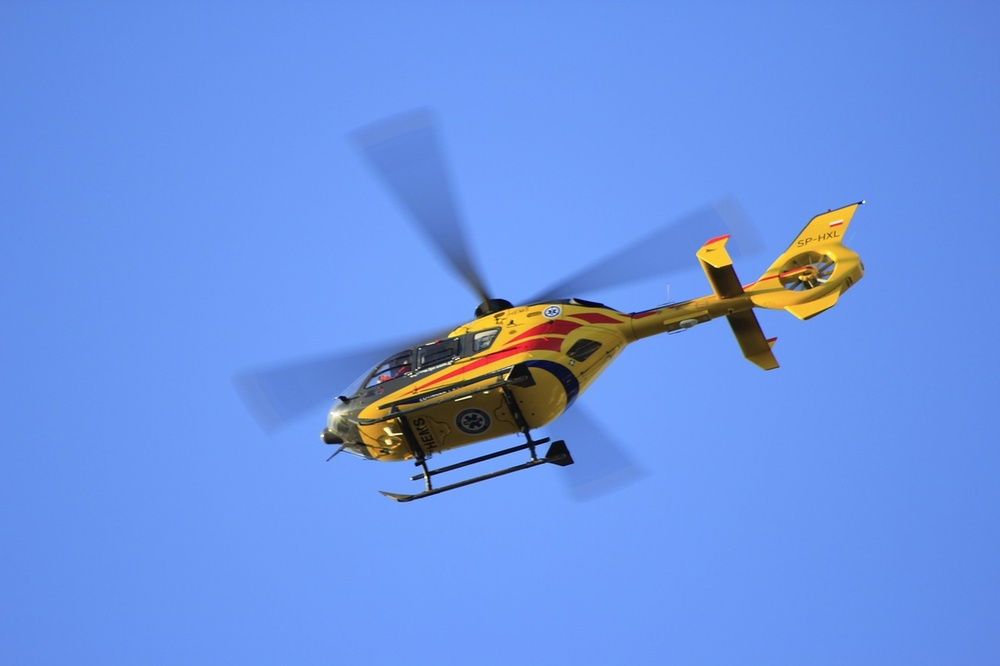
#> input picture Dosyalar/heli.jpg, 1000 x 666 px, shrunk from 1280 x 853 before the run, found by its file name
$ python openCv-8_Morfolojik_Islemler.py
#> lines starting #> are read from the running program, lines starting #| are printed output that depends on the picture
# -*- coding: utf-8 -*-
"""
Created on Sun Apr  5 12:56:36 2020

@author: tdenizgez
"""

import cv2
import numpy as np

"""
https://docs.opencv.org/trunk/d9/d61/tutorial_py_morphological_ops.html
 Morphological transformations are some simple operations based on the image shape.
 It is normally performed on binary images.
 It needs two inputs, one is our original image, second one is called structuring element or kernel
 which decides the nature of operation.
 Two basic morphological operators are Erosion and Dilation.
 Then its variant forms like Opening, Closing, Gradient etc also comes into play.

"""

img = cv2.imread("C:\\Users\\tdenizgez\\Desktop\\OpenCv\\Dosyalar\\heli.jpg",0)
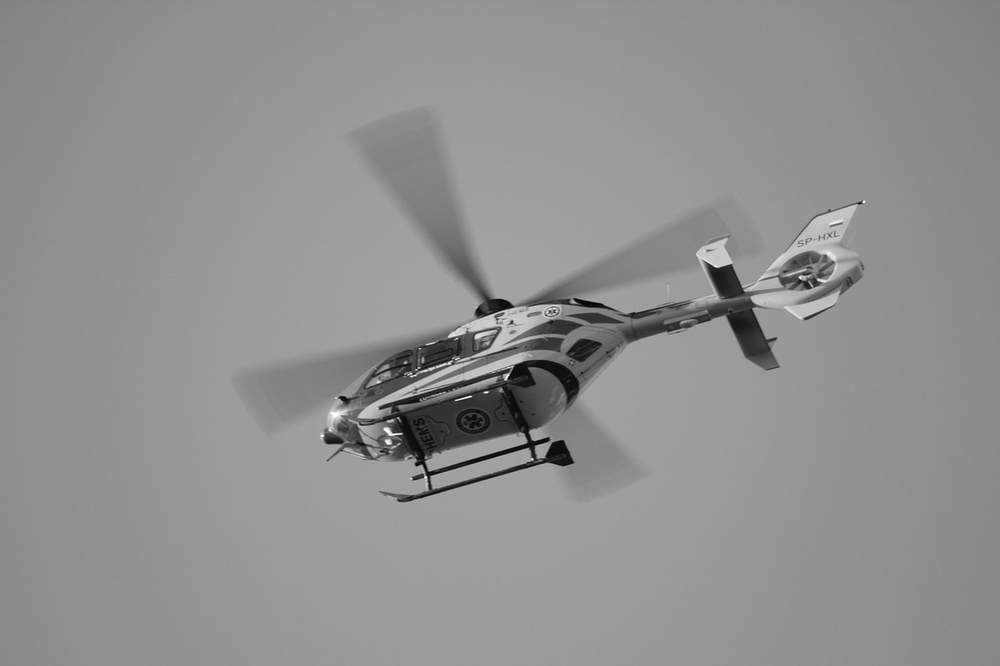
#> img: shape (666, 1000); min 2, max 255, mean 144.5
kernel = np.ones((5,5),np.uint8)
erosion = cv2.erode(img,kernel,iterations=1) #Resme inceltme islemi gerceklestirir
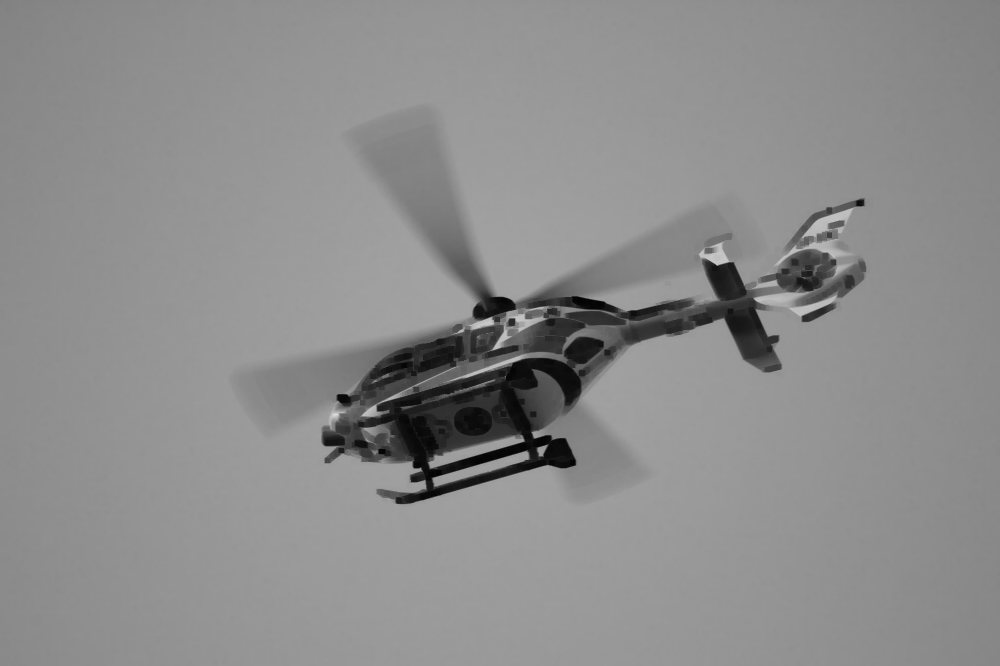
#> erosion: shape (666, 1000); min 2, max 227, mean 140.5


kernel_1 = np.ones((5,5),np.uint8)
dilation = cv2.dilate(img,kernel,iterations=1) #Resme kalınlaştırma islemi gerceklestirir
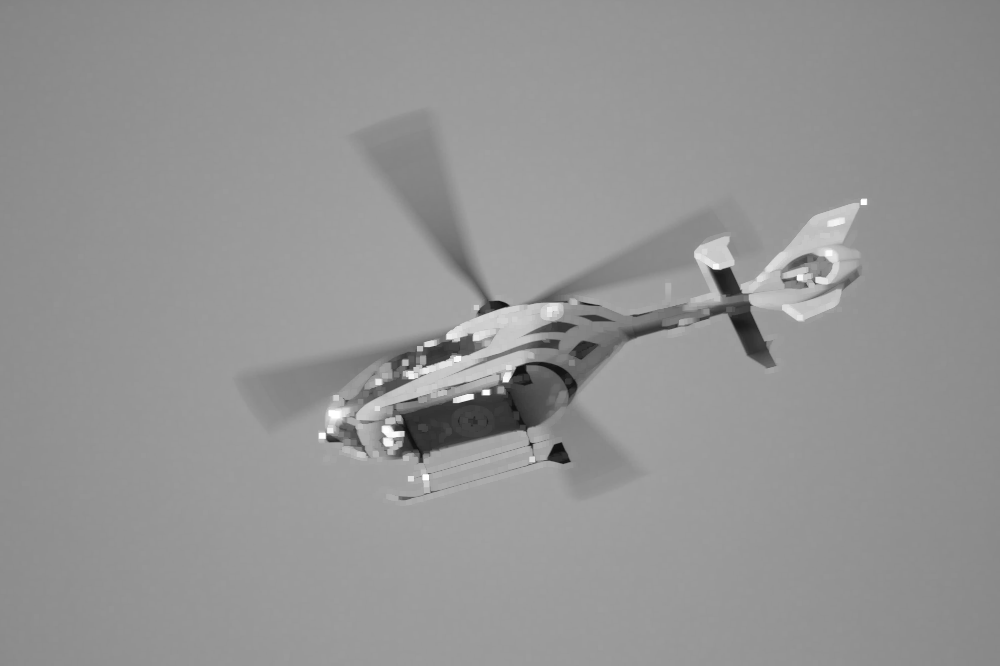
#> dilation: shape (666, 1000); min 15, max 255, mean 148.3

cv2.imshow("erosion",erosion)
cv2.imshow("dilation",dilation)

cv2.waitKey()
cv2.destroyAllWindows()
